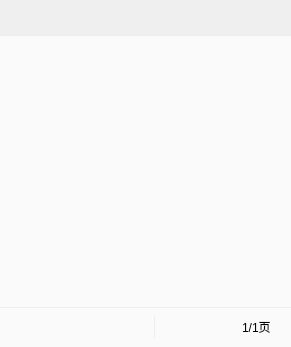
<?xml version="1.0" encoding="UTF-8"?>
<ui version="4.0">
 <class>PendingListWidget</class>
 <widget class="QWidget" name="PendingListWidget">
  <property name="geometry">
   <rect>
    <x>0</x>
    <y>0</y>
    <width>291</width>
    <height>347</height>
   </rect>
  </property>
  <property name="minimumSize">
   <size>
    <width>291</width>
    <height>347</height>
   </size>
  </property>
  <property name="windowTitle">
   <string>Form</string>
  </property>
  <layout class="QVBoxLayout" name="verticalLayout">
   <property name="spacing">
    <number>0</number>
   </property>
   <property name="leftMargin">
    <number>0</number>
   </property>
   <property name="topMargin">
    <number>0</number>
   </property>
   <property name="rightMargin">
    <number>0</number>
   </property>
   <property name="bottomMargin">
    <number>0</number>
   </property>
   <item>
    <widget class="PendingListTitleWidget" name="titleWidget" native="true">
     <property name="minimumSize">
      <size>
       <width>0</width>
       <height>36</height>
      </size>
     </property>
     <property name="maximumSize">
      <size>
       <width>16777215</width>
       <height>16777215</height>
      </size>
     </property>
     <property name="styleSheet">
      <string notr="true">border-bottom: 1px solid #ededed;</string>
     </property>
    </widget>
   </item>
   <item>
    <widget class="PendingListView" name="listView">
     <property name="minimumSize">
      <size>
       <width>0</width>
       <height>268</height>
      </size>
     </property>
     <property name="maximumSize">
      <size>
       <width>16777215</width>
       <height>348</height>
      </size>
     </property>
     <property name="focusPolicy">
      <enum>Qt::NoFocus</enum>
     </property>
     <property name="styleSheet">
      <string notr="true">border:none;
background-color: rgb(250, 250, 250);</string>
     </property>
     <property name="verticalScrollBarPolicy">
      <enum>Qt::ScrollBarAlwaysOff</enum>
     </property>
     <property name="horizontalScrollBarPolicy">
      <enum>Qt::ScrollBarAlwaysOff</enum>
     </property>
    </widget>
   </item>
   <item>
    <widget class="QWidget" name="widget" native="true">
     <property name="minimumSize">
      <size>
       <width>0</width>
       <height>40</height>
      </size>
     </property>
     <property name="maximumSize">
      <size>
       <width>16777215</width>
       <height>40</height>
      </size>
     </property>
     <property name="styleSheet">
      <string notr="true">QWidget#widget {
	background-color: rgb(250, 250, 250);
	border-top: 1px solid #ededed;
}</string>
     </property>
     <layout class="QHBoxLayout" name="horizontalLayout">
      <property name="spacing">
       <number>0</number>
      </property>
      <property name="leftMargin">
       <number>20</number>
      </property>
      <property name="topMargin">
       <number>0</number>
      </property>
      <property name="rightMargin">
       <number>20</number>
      </property>
      <property name="bottomMargin">
       <number>0</number>
      </property>
      <item>
       <spacer name="horizontalSpacer_2">
        <property name="orientation">
         <enum>Qt::Horizontal</enum>
        </property>
        <property name="sizeHint" stdset="0">
         <size>
          <width>40</width>
          <height>20</height>
         </size>
        </property>
       </spacer>
      </item>
      <item>
       <widget class="QPushButton" name="upPageButton">
        <property name="minimumSize">
         <size>
          <width>87</width>
          <height>37</height>
         </size>
        </property>
        <property name="maximumSize">
         <size>
          <width>87</width>
          <height>37</height>
         </size>
        </property>
        <property name="focusPolicy">
         <enum>Qt::NoFocus</enum>
        </property>
        <property name="styleSheet">
         <string notr="true">QPushButton
{
	border:none;
	background-image: url(:/saleImage/btn-up-nomal.png);
}

QPushButton:pressed
{
	background-image: url(:/saleImage/btn-up-pess.png);
}

QPushButton:disabled
{
background-image: url(:/saleImage/btn-up-disable.png);
}</string>
        </property>
        <property name="text">
         <string/>
        </property>
       </widget>
      </item>
      <item>
       <spacer name="horizontalSpacer_3">
        <property name="orientation">
         <enum>Qt::Horizontal</enum>
        </property>
        <property name="sizeHint" stdset="0">
         <size>
          <width>40</width>
          <height>20</height>
         </size>
        </property>
       </spacer>
      </item>
      <item>
       <widget class="QFrame" name="frame">
        <property name="minimumSize">
         <size>
          <width>1</width>
          <height>22</height>
         </size>
        </property>
        <property name="maximumSize">
         <size>
          <width>1</width>
          <height>22</height>
         </size>
        </property>
        <property name="styleSheet">
         <string notr="true">border: 1px solid #ededed;</string>
        </property>
        <property name="frameShape">
         <enum>QFrame::VLine</enum>
        </property>
        <property name="frameShadow">
         <enum>QFrame::Raised</enum>
        </property>
       </widget>
      </item>
      <item>
       <widget class="QPushButton" name="downPageButton">
        <property name="minimumSize">
         <size>
          <width>87</width>
          <height>37</height>
         </size>
        </property>
        <property name="maximumSize">
         <size>
          <width>87</width>
          <height>37</height>
         </size>
        </property>
        <property name="focusPolicy">
         <enum>Qt::NoFocus</enum>
        </property>
        <property name="styleSheet">
         <string notr="true">QPushButton
{
	border:none;
	border-image: url(:/saleImage/btn-down-nomal.png);
}

QPushButton:pressed
{
	border-image: url(:/saleImage/btn-down-pess.png);
}

QPushButton:disabled
{
	border-image: url(:/saleImage/btn-down-disabled.png);
}</string>
        </property>
        <property name="text">
         <string/>
        </property>
       </widget>
      </item>
      <item>
       <widget class="QLabel" name="pageNumLabel">
        <property name="text">
         <string>1/1页</string>
        </property>
       </widget>
      </item>
     </layout>
    </widget>
   </item>
  </layout>
 </widget>
 <customwidgets>
  <customwidget>
   <class>PendingListTitleWidget</class>
   <extends>QWidget</extends>
   <header>PendingListTitleWidget.h</header>
   <container>1</container>
  </customwidget>
  <customwidget>
   <class>PendingListView</class>
   <extends>QListView</extends>
   <header>PendingListView.h</header>
  </customwidget>
 </customwidgets>
 <resources/>
 <connections/>
</ui>
